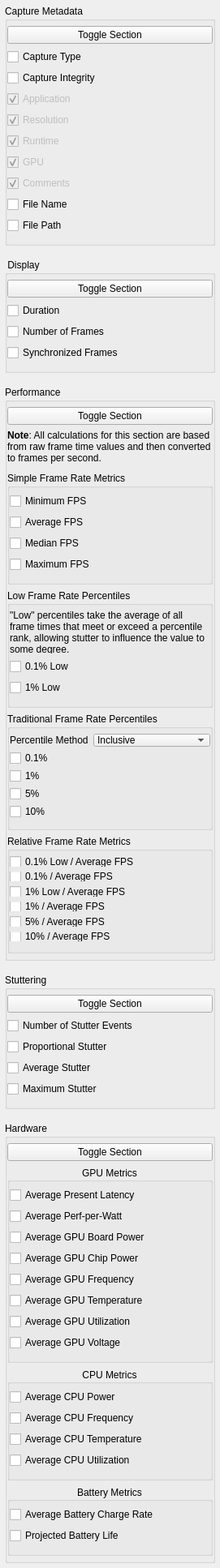
     <widget class="QWidget" name="scrollAreaWidgetContents">
      <property name="geometry">
       <rect>
        <x>0</x>
        <y>-368</y>
        <width>271</width>
        <height>1801</height>
       </rect>
      </property>
      <layout class="QVBoxLayout" name="verticalLayout">
       <property name="leftMargin">
        <number>6</number>
       </property>
       <property name="topMargin">
        <number>6</number>
       </property>
       <property name="rightMargin">
        <number>6</number>
       </property>
       <property name="bottomMargin">
        <number>6</number>
       </property>
       <item>
        <widget class="QGroupBox" name="group_capture_metadata">
         <property name="minimumSize">
          <size>
           <width>170</width>
           <height>0</height>
          </size>
         </property>
         <property name="title">
          <string>Capture Metadata</string>
         </property>
         <property name="flat">
          <bool>true</bool>
         </property>
         <layout class="QVBoxLayout" name="verticalLayout_11">
          <property name="leftMargin">
           <number>0</number>
          </property>
          <property name="topMargin">
           <number>6</number>
          </property>
          <property name="rightMargin">
           <number>0</number>
          </property>
          <property name="bottomMargin">
           <number>12</number>
          </property>
          <item>
           <widget class="QPushButton" name="btn_toggle_capture_metadata">
            <property name="sizePolicy">
             <sizepolicy hsizetype="Expanding" vsizetype="Fixed">
              <horstretch>0</horstretch>
              <verstretch>0</verstretch>
             </sizepolicy>
            </property>
            <property name="text">
             <string>Toggle Section</string>
            </property>
            <property name="checkable">
             <bool>true</bool>
            </property>
           </widget>
          </item>
          <item>
           <widget class="QCheckBox" name="check_metric_capture_type">
            <property name="text">
             <string>Capture Type</string>
            </property>
           </widget>
          </item>
          <item>
           <widget class="QCheckBox" name="check_metric_capture_integrity">
            <property name="text">
             <string>Capture Integrity</string>
            </property>
           </widget>
          </item>
          <item>
           <widget class="QCheckBox" name="check_metric_application">
            <property name="enabled">
             <bool>false</bool>
            </property>
            <property name="text">
             <string>Application</string>
            </property>
            <property name="checked">
             <bool>true</bool>
            </property>
           </widget>
          </item>
          <item>
           <widget class="QCheckBox" name="check_metric_resolution">
            <property name="enabled">
             <bool>false</bool>
            </property>
            <property name="text">
             <string>Resolution</string>
            </property>
            <property name="checked">
             <bool>true</bool>
            </property>
           </widget>
          </item>
          <item>
           <widget class="QCheckBox" name="check_metric_runtime">
            <property name="enabled">
             <bool>false</bool>
            </property>
            <property name="text">
             <string>Runtime</string>
            </property>
            <property name="checked">
             <bool>true</bool>
            </property>
           </widget>
          </item>
          <item>
           <widget class="QCheckBox" name="check_metric_gpu">
            <property name="enabled">
             <bool>false</bool>
            </property>
            <property name="text">
             <string>GPU</string>
            </property>
            <property name="checked">
             <bool>true</bool>
            </property>
           </widget>
          </item>
          <item>
           <widget class="QCheckBox" name="check_metric_comments">
            <property name="enabled">
             <bool>false</bool>
            </property>
            <property name="text">
             <string>Comments</string>
            </property>
            <property name="checked">
             <bool>true</bool>
            </property>
           </widget>
          </item>
          <item>
           <widget class="QCheckBox" name="check_metric_file_name">
            <property name="text">
             <string>File Name</string>
            </property>
           </widget>
          </item>
          <item>
           <widget class="QCheckBox" name="check_metric_file_path">
            <property name="text">
             <string>File Path</string>
            </property>
           </widget>
          </item>
         </layout>
        </widget>
       </item>
       <item>
        <spacer name="verticalSpacer_2">
         <property name="orientation">
          <enum>Qt::Vertical</enum>
         </property>
         <property name="sizeType">
          <enum>QSizePolicy::Fixed</enum>
         </property>
         <property name="sizeHint" stdset="0">
          <size>
           <width>20</width>
           <height>10</height>
          </size>
         </property>
        </spacer>
       </item>
       <item>
        <widget class="QGroupBox" name="group_display_metrics">
         <property name="title">
          <string> Display</string>
         </property>
         <property name="flat">
          <bool>true</bool>
         </property>
         <layout class="QVBoxLayout" name="verticalLayout_21">
          <property name="leftMargin">
           <number>0</number>
          </property>
          <property name="topMargin">
           <number>6</number>
          </property>
          <property name="rightMargin">
           <number>0</number>
          </property>
          <property name="bottomMargin">
           <number>12</number>
          </property>
          <item>
           <widget class="QPushButton" name="btn_toggle_display_metrics">
            <property name="sizePolicy">
             <sizepolicy hsizetype="Expanding" vsizetype="Fixed">
              <horstretch>0</horstretch>
              <verstretch>0</verstretch>
             </sizepolicy>
            </property>
            <property name="text">
             <string>Toggle Section</string>
            </property>
            <property name="checkable">
             <bool>true</bool>
            </property>
           </widget>
          </item>
          <item>
           <widget class="QCheckBox" name="check_metric_duration">
            <property name="text">
             <string>Duration</string>
            </property>
           </widget>
          </item>
          <item>
           <widget class="QCheckBox" name="check_metric_frames">
            <property name="text">
             <string>Number of Frames</string>
            </property>
           </widget>
          </item>
          <item>
           <widget class="QCheckBox" name="check_metric_synced_frames">
            <property name="text">
             <string>Synchronized Frames</string>
            </property>
           </widget>
          </item>
         </layout>
        </widget>
       </item>
       <item>
        <spacer name="verticalSpacer_3">
         <property name="orientation">
          <enum>Qt::Vertical</enum>
         </property>
         <property name="sizeType">
          <enum>QSizePolicy::Fixed</enum>
         </property>
         <property name="sizeHint" stdset="0">
          <size>
           <width>20</width>
           <height>10</height>
          </size>
         </property>
        </spacer>
       </item>
       <item>
        <widget class="QGroupBox" name="group_performance_metrics">
         <property name="minimumSize">
          <size>
           <width>170</width>
           <height>0</height>
          </size>
         </property>
         <property name="title">
          <string>Performance</string>
         </property>
         <property name="flat">
          <bool>true</bool>
         </property>
         <layout class="QVBoxLayout" name="verticalLayout_24">
          <property name="leftMargin">
           <number>0</number>
          </property>
          <property name="topMargin">
           <number>6</number>
          </property>
          <property name="rightMargin">
           <number>0</number>
          </property>
          <property name="bottomMargin">
           <number>6</number>
          </property>
          <item>
           <widget class="QPushButton" name="btn_toggle_performance_metrics">
            <property name="sizePolicy">
             <sizepolicy hsizetype="Expanding" vsizetype="Fixed">
              <horstretch>0</horstretch>
              <verstretch>0</verstretch>
             </sizepolicy>
            </property>
            <property name="text">
             <string>Toggle Section</string>
            </property>
            <property name="checkable">
             <bool>true</bool>
            </property>
           </widget>
          </item>
          <item>
           <widget class="QLabel" name="info_label_performance">
            <property name="text">
             <string>&lt;html&gt;&lt;head/&gt;&lt;body&gt;&lt;p&gt;&lt;span style=&quot; font-weight:600;&quot;&gt;Note&lt;/span&gt;: All calculations for this section are based from raw frame time values and then converted to frames per second.&lt;/p&gt;&lt;/body&gt;&lt;/html&gt;</string>
            </property>
            <property name="textFormat">
             <enum>Qt::RichText</enum>
            </property>
            <property name="alignment">
             <set>Qt::AlignLeading|Qt::AlignLeft|Qt::AlignTop</set>
            </property>
            <property name="wordWrap">
             <bool>true</bool>
            </property>
           </widget>
          </item>
          <item>
           <spacer name="verticalSpacer_4">
            <property name="orientation">
             <enum>Qt::Vertical</enum>
            </property>
            <property name="sizeType">
             <enum>QSizePolicy::Fixed</enum>
            </property>
            <property name="sizeHint" stdset="0">
             <size>
              <width>20</width>
              <height>4</height>
             </size>
            </property>
           </spacer>
          </item>
          <item>
           <widget class="QGroupBox" name="subgroup_performance_simple">
            <property name="title">
             <string>Simple Frame Rate Metrics</string>
            </property>
            <property name="flat">
             <bool>true</bool>
            </property>
            <layout class="QVBoxLayout" name="verticalLayout_13">
             <property name="leftMargin">
              <number>0</number>
             </property>
             <property name="topMargin">
              <number>6</number>
             </property>
             <property name="rightMargin">
              <number>0</number>
             </property>
             <property name="bottomMargin">
              <number>12</number>
             </property>
             <item>
              <widget class="QCheckBox" name="check_metric_min_fps">
               <property name="text">
                <string>Minimum FPS</string>
               </property>
              </widget>
             </item>
             <item>
              <widget class="QCheckBox" name="check_metric_average_fps">
               <property name="text">
                <string>Average FPS</string>
               </property>
              </widget>
             </item>
             <item>
              <widget class="QCheckBox" name="check_metric_median_fps">
               <property name="text">
                <string>Median FPS</string>
               </property>
              </widget>
             </item>
             <item>
              <widget class="QCheckBox" name="check_metric_max_fps">
               <property name="text">
                <string>Maximum FPS</string>
               </property>
              </widget>
             </item>
            </layout>
           </widget>
          </item>
          <item>
           <widget class="QGroupBox" name="subgroup_performance_low_pct">
            <property name="title">
             <string>Low Frame Rate Percentiles</string>
            </property>
            <property name="flat">
             <bool>true</bool>
            </property>
            <layout class="QVBoxLayout" name="verticalLayout_3">
             <property name="leftMargin">
              <number>0</number>
             </property>
             <property name="topMargin">
              <number>6</number>
             </property>
             <property name="rightMargin">
              <number>0</number>
             </property>
             <property name="bottomMargin">
              <number>12</number>
             </property>
             <item>
              <widget class="QLabel" name="info_label_low_pct">
               <property name="text">
                <string>&quot;Low&quot; percentiles take the average of all frame times that meet or exceed a percentile rank, allowing stutter to influence the value to some degree.</string>
               </property>
               <property name="wordWrap">
                <bool>true</bool>
               </property>
              </widget>
             </item>
             <item>
              <widget class="QCheckBox" name="check_metric_low_0_1">
               <property name="text">
                <string>0.1% Low</string>
               </property>
              </widget>
             </item>
             <item>
              <widget class="QCheckBox" name="check_metric_low_1">
               <property name="text">
                <string>1% Low</string>
               </property>
              </widget>
             </item>
            </layout>
           </widget>
          </item>
          <item>
           <widget class="QGroupBox" name="subgroup_performance_trad_pct">
            <property name="title">
             <string>Traditional Frame Rate Percentiles</string>
            </property>
            <property name="flat">
             <bool>true</bool>
            </property>
            <layout class="QVBoxLayout" name="verticalLayout_26">
             <property name="leftMargin">
              <number>0</number>
             </property>
             <property name="topMargin">
              <number>6</number>
             </property>
             <property name="rightMargin">
              <number>0</number>
             </property>
             <property name="bottomMargin">
              <number>12</number>
             </property>
             <item>
              <layout class="QHBoxLayout" name="horizontalLayout_2">
               <item>
                <widget class="QLabel" name="label_percentile_method">
                 <property name="sizePolicy">
                  <sizepolicy hsizetype="Fixed" vsizetype="Fixed">
                   <horstretch>0</horstretch>
                   <verstretch>0</verstretch>
                  </sizepolicy>
                 </property>
                 <property name="toolTip">
                  <string>&lt;html&gt;&lt;head/&gt;&lt;body&gt;&lt;p&gt;Percentile calculations for frame time intervals can either use the full data set (&lt;span style=&quot; font-weight:600;&quot;&gt;inclusive&lt;/span&gt;) or with a portion of the smallest/largest values omitted (&lt;span style=&quot; font-weight:600;&quot;&gt;exclusive&lt;/span&gt;). FrameView provides exclusive percentiles in the summary log file.&lt;/p&gt;&lt;p&gt;&lt;span style=&quot; font-weight:600;&quot;&gt;NOTE&lt;/span&gt;: There are two noteable consequences of the exclusive method: 1) a minumum number of frames is required to calculate a given percentile rank (e.g., calculating the 1st percentile will require at least 100 frames), and; 2) this compresses the total percentile range, especially with a small number of frames, and so any clipped values are clamped to the min/max value.&lt;/p&gt;&lt;/body&gt;&lt;/html&gt;</string>
                 </property>
                 <property name="text">
                  <string>Percentile Method</string>
                 </property>
                </widget>
               </item>
               <item>
                <widget class="QComboBox" name="combo_percentile_method">
                 <property name="toolTip">
                  <string>&lt;html&gt;&lt;head/&gt;&lt;body&gt;&lt;p&gt;Percentile calculations for frame time intervals can either use the full data set (&lt;span style=&quot; font-weight:600;&quot;&gt;inclusive&lt;/span&gt;) or with a portion of the smallest/largest values omitted (&lt;span style=&quot; font-weight:600;&quot;&gt;exclusive&lt;/span&gt;). FrameView provides exclusive percentiles in the summary log file.&lt;/p&gt;&lt;p&gt;&lt;span style=&quot; font-weight:600;&quot;&gt;NOTE&lt;/span&gt;: There are two noteable consequences of the exclusive method: 1) a minumum number of frames is required to calculate a given percentile rank (e.g., calculating the 1st percentile will require at least 100 frames), and; 2) this compresses the total percentile range, especially with a small number of frames, and so any clipped values are clamped to the min/max value.&lt;/p&gt;&lt;/body&gt;&lt;/html&gt;</string>
                 </property>
                 <property name="currentIndex">
                  <number>0</number>
                 </property>
                 <property name="maxCount">
                  <number>2</number>
                 </property>
                 <item>
                  <property name="text">
                   <string>Inclusive</string>
                  </property>
                 </item>
                 <item>
                  <property name="text">
                   <string>Exclusive</string>
                  </property>
                 </item>
                </widget>
               </item>
              </layout>
             </item>
             <item>
              <widget class="QCheckBox" name="check_metric_pct_0_1">
               <property name="text">
                <string>0.1%</string>
               </property>
              </widget>
             </item>
             <item>
              <widget class="QCheckBox" name="check_metric_pct_1">
               <property name="text">
                <string>1%</string>
               </property>
              </widget>
             </item>
             <item>
              <widget class="QCheckBox" name="check_metric_pct_5">
               <property name="text">
                <string>5%</string>
               </property>
              </widget>
             </item>
             <item>
              <widget class="QCheckBox" name="check_metric_pct_10">
               <property name="text">
                <string>10%</string>
               </property>
              </widget>
             </item>
            </layout>
           </widget>
          </item>
          <item>
           <widget class="QGroupBox" name="subgroup_performance_relative">
            <property name="title">
             <string>Relative Frame Rate Metrics</string>
            </property>
            <property name="flat">
             <bool>true</bool>
            </property>
            <layout class="QVBoxLayout" name="verticalLayout_27">
             <property name="leftMargin">
              <number>0</number>
             </property>
             <property name="topMargin">
              <number>6</number>
             </property>
             <property name="rightMargin">
              <number>0</number>
             </property>
             <property name="bottomMargin">
              <number>12</number>
             </property>
             <item>
              <widget class="QCheckBox" name="check_metric_low_0_1_over_avg">
               <property name="text">
                <string>0.1% Low / Average FPS</string>
               </property>
              </widget>
             </item>
             <item>
              <widget class="QCheckBox" name="check_metric_pct_0_1_over_avg">
               <property name="text">
                <string>0.1% / Average FPS</string>
               </property>
              </widget>
             </item>
             <item>
              <widget class="QCheckBox" name="check_metric_low_1_over_avg">
               <property name="text">
                <string>1% Low / Average FPS</string>
               </property>
              </widget>
             </item>
             <item>
              <widget class="QCheckBox" name="check_metric_pct_1_over_avg">
               <property name="text">
                <string>1% / Average FPS</string>
               </property>
              </widget>
             </item>
             <item>
              <widget class="QCheckBox" name="check_metric_pct_5_over_avg">
               <property name="text">
                <string>5% / Average FPS</string>
               </property>
              </widget>
             </item>
             <item>
              <widget class="QCheckBox" name="check_metric_pct_10_over_avg">
               <property name="text">
                <string>10% / Average FPS</string>
               </property>
              </widget>
             </item>
            </layout>
           </widget>
          </item>
         </layout>
        </widget>
       </item>
       <item>
        <spacer name="verticalSpacer_5">
         <property name="orientation">
          <enum>Qt::Vertical</enum>
         </property>
         <property name="sizeType">
          <enum>QSizePolicy::Fixed</enum>
         </property>
         <property name="sizeHint" stdset="0">
          <size>
           <width>20</width>
           <height>10</height>
          </size>
         </property>
        </spacer>
       </item>
       <item>
        <widget class="QGroupBox" name="group_stutter_metrics">
         <property name="minimumSize">
          <size>
           <width>170</width>
           <height>0</height>
          </size>
         </property>
         <property name="title">
          <string>Stuttering</string>
         </property>
         <property name="flat">
          <bool>true</bool>
         </property>
         <layout class="QVBoxLayout" name="verticalLayout_14">
          <property name="leftMargin">
           <number>0</number>
          </property>
          <property name="topMargin">
           <number>6</number>
          </property>
          <property name="rightMargin">
           <number>0</number>
          </property>
          <property name="bottomMargin">
           <number>12</number>
          </property>
          <item>
           <widget class="QPushButton" name="btn_toggle_stutter_metrics">
            <property name="sizePolicy">
             <sizepolicy hsizetype="Expanding" vsizetype="Fixed">
              <horstretch>0</horstretch>
              <verstretch>0</verstretch>
             </sizepolicy>
            </property>
            <property name="text">
             <string>Toggle Section</string>
            </property>
            <property name="checkable">
             <bool>true</bool>
            </property>
           </widget>
          </item>
          <item>
           <widget class="QCheckBox" name="check_metric_stutter_number">
            <property name="text">
             <string>Number of Stutter Events</string>
            </property>
           </widget>
          </item>
          <item>
           <widget class="QCheckBox" name="check_metric_stutter_proportional">
            <property name="text">
             <string>Proportional Stutter</string>
            </property>
            <property name="checked">
             <bool>false</bool>
            </property>
           </widget>
          </item>
          <item>
           <widget class="QCheckBox" name="check_metric_stutter_average">
            <property name="text">
             <string>Average Stutter</string>
            </property>
            <property name="checked">
             <bool>false</bool>
            </property>
           </widget>
          </item>
          <item>
           <widget class="QCheckBox" name="check_metric_stutter_max">
            <property name="text">
             <string>Maximum Stutter</string>
            </property>
            <property name="checked">
             <bool>false</bool>
            </property>
           </widget>
          </item>
         </layout>
        </widget>
       </item>
       <item>
        <spacer name="verticalSpacer_6">
         <property name="orientation">
          <enum>Qt::Vertical</enum>
         </property>
         <property name="sizeType">
          <enum>QSizePolicy::Fixed</enum>
         </property>
         <property name="sizeHint" stdset="0">
          <size>
           <width>20</width>
           <height>10</height>
          </size>
         </property>
        </spacer>
       </item>
       <item>
        <widget class="QGroupBox" name="group_hardware_metrics">
         <property name="minimumSize">
          <size>
           <width>170</width>
           <height>0</height>
          </size>
         </property>
         <property name="title">
          <string>Hardware</string>
         </property>
         <property name="flat">
          <bool>true</bool>
         </property>
         <layout class="QVBoxLayout" name="verticalLayout_18">
          <property name="leftMargin">
           <number>0</number>
          </property>
          <property name="topMargin">
           <number>6</number>
          </property>
          <property name="rightMargin">
           <number>0</number>
          </property>
          <property name="bottomMargin">
           <number>6</number>
          </property>
          <item>
           <widget class="QPushButton" name="btn_toggle_hardware_metrics">
            <property name="sizePolicy">
             <sizepolicy hsizetype="Expanding" vsizetype="Fixed">
              <horstretch>0</horstretch>
              <verstretch>0</verstretch>
             </sizepolicy>
            </property>
            <property name="text">
             <string>Toggle Section</string>
            </property>
            <property name="checkable">
             <bool>true</bool>
            </property>
           </widget>
          </item>
          <item>
           <widget class="QGroupBox" name="subgroup_hardware_gpu">
            <property name="title">
             <string>GPU Metrics</string>
            </property>
            <property name="alignment">
             <set>Qt::AlignCenter</set>
            </property>
            <property name="flat">
             <bool>true</bool>
            </property>
            <layout class="QVBoxLayout" name="verticalLayout_28">
             <property name="leftMargin">
              <number>0</number>
             </property>
             <property name="topMargin">
              <number>6</number>
             </property>
             <property name="rightMargin">
              <number>0</number>
             </property>
             <property name="bottomMargin">
              <number>12</number>
             </property>
             <item>
              <widget class="QCheckBox" name="check_metric_present_latency">
               <property name="text">
                <string>Average Present Latency</string>
               </property>
              </widget>
             </item>
             <item>
              <widget class="QCheckBox" name="check_metric_perf_per_watt">
               <property name="text">
                <string>Average Perf-per-Watt</string>
               </property>
              </widget>
             </item>
             <item>
              <widget class="QCheckBox" name="check_metric_gpu_board_power">
               <property name="text">
                <string>Average GPU Board Power</string>
               </property>
              </widget>
             </item>
             <item>
              <widget class="QCheckBox" name="check_metric_gpu_chip_power">
               <property name="text">
                <string>Average GPU Chip Power</string>
               </property>
              </widget>
             </item>
             <item>
              <widget class="QCheckBox" name="check_metric_gpu_frequency">
               <property name="text">
                <string>Average GPU Frequency</string>
               </property>
              </widget>
             </item>
             <item>
              <widget class="QCheckBox" name="check_metric_gpu_temperature">
               <property name="text">
                <string>Average GPU Temperature</string>
               </property>
              </widget>
             </item>
             <item>
              <widget class="QCheckBox" name="check_metric_gpu_utilization">
               <property name="text">
                <string>Average GPU Utilization</string>
               </property>
              </widget>
             </item>
             <item>
              <widget class="QCheckBox" name="check_metric_gpu_voltage">
               <property name="text">
                <string>Average GPU Voltage</string>
               </property>
              </widget>
             </item>
            </layout>
           </widget>
          </item>
          <item>
           <widget class="QGroupBox" name="subgroup_hardware_cpu">
            <property name="title">
             <string>CPU Metrics</string>
            </property>
            <property name="alignment">
             <set>Qt::AlignCenter</set>
            </property>
            <property name="flat">
             <bool>true</bool>
            </property>
            <layout class="QVBoxLayout" name="verticalLayout_29">
             <property name="leftMargin">
              <number>0</number>
             </property>
             <property name="topMargin">
              <number>6</number>
             </property>
             <property name="rightMargin">
              <number>0</number>
             </property>
             <property name="bottomMargin">
              <number>12</number>
             </property>
             <item>
              <widget class="QCheckBox" name="check_metric_cpu_power">
               <property name="text">
                <string>Average CPU Power</string>
               </property>
              </widget>
             </item>
             <item>
              <widget class="QCheckBox" name="check_metric_cpu_frequency">
               <property name="text">
                <string>Average CPU Frequency</string>
               </property>
              </widget>
             </item>
             <item>
              <widget class="QCheckBox" name="check_metric_cpu_temperature">
               <property name="text">
                <string>Average CPU Temperature</string>
               </property>
              </widget>
             </item>
             <item>
              <widget class="QCheckBox" name="check_metric_cpu_utilization">
               <property name="text">
                <string>Average CPU Utilization</string>
               </property>
              </widget>
             </item>
            </layout>
           </widget>
          </item>
          <item>
           <widget class="QGroupBox" name="subgroup_hardware_battery">
            <property name="title">
             <string>Battery Metrics</string>
            </property>
            <property name="alignment">
             <set>Qt::AlignCenter</set>
            </property>
            <property name="flat">
             <bool>true</bool>
            </property>
            <layout class="QVBoxLayout" name="verticalLayout_30">
             <property name="leftMargin">
              <number>0</number>
             </property>
             <property name="topMargin">
              <number>6</number>
             </property>
             <property name="rightMargin">
              <number>0</number>
             </property>
             <property name="bottomMargin">
              <number>12</number>
             </property>
             <item>
              <widget class="QCheckBox" name="check_metric_battery_charge">
               <property name="text">
                <string>Average Battery Charge Rate</string>
               </property>
              </widget>
             </item>
             <item>
              <widget class="QCheckBox" name="check_metric_battery_life">
               <property name="text">
                <string>Projected Battery Life</string>
               </property>
              </widget>
             </item>
            </layout>
           </widget>
          </item>
         </layout>
        </widget>
       </item>
       <item>
        <spacer name="verticalSpacer">
         <property name="orientation">
          <enum>Qt::Vertical</enum>
         </property>
         <property name="sizeHint" stdset="0">
          <size>
           <width>20</width>
           <height>10</height>
          </size>
         </property>
        </spacer>
       </item>
      </layout>
     </widget>
